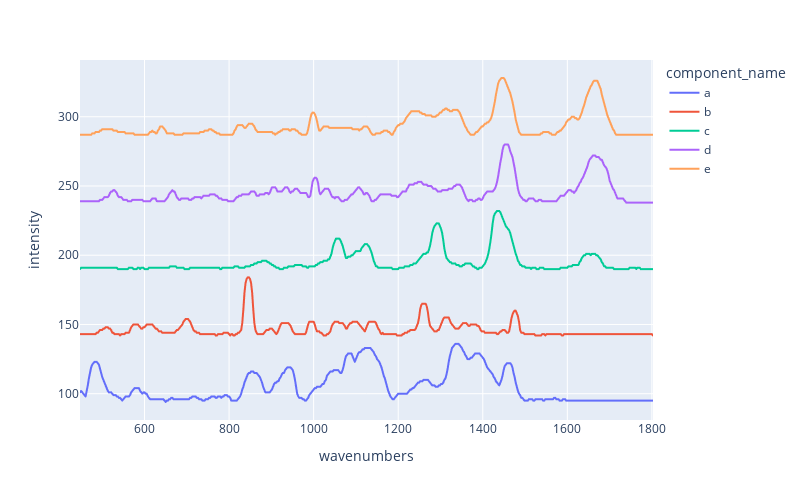

Write notebook code for a chart like this one.
### Markdown cell above
We can display the dataframe with the extracted traces.

### Code cell
px.line(traces_df, x='wavenumbers', y='intensity', color='component_name', height=500, width=800)

### Figure 1 — Plotly figure (JSON) as saved in the notebook; plotly's stock layout.template omitted (floating-point values rounded to 4 significant figures; data arrays with more than 128 entries replaced by an {"elided": "..."} marker saying what was removed)
{"data": [{"hovertemplate": "component_name=a<br>wavenumbers=%{x}<br>intensity=%{y}<extra></extra>", "legendgroup": "a", "line": {"color": "#636efa", "dash": "solid"}, "marker": {"symbol": "circle"}, "mode": "lines", "name": "a", "showlegend": true, "type": "scattergl", "x": {"elided": "519 float values"}, "xaxis": "x", "y": {"elided": "519 int values"}, "yaxis": "y"}, {"hovertemplate": "component_name=b<br>wavenumbers=%{x}<br>intensity=%{y}<extra></extra>", "legendgroup": "b", "line": {"color": "#EF553B", "dash": "solid"}, "marker": {"symbol": "circle"}, "mode": "lines", "name": "b", "showlegend": true, "type": "scattergl", "x": {"elided": "519 float values"}, "xaxis": "x", "y": {"elided": "519 int values"}, "yaxis": "y"}, {"hovertemplate": "component_name=c<br>wavenumbers=%{x}<br>intensity=%{y}<extra></extra>", "legendgroup": "c", "line": {"color": "#00cc96", "dash": "solid"}, "marker": {"symbol": "circle"}, "mode": "lines", "name": "c", "showlegend": true, "type": "scattergl", "x": {"elided": "519 float values"}, "xaxis": "x", "y": {"elided": "519 int values"}, "yaxis": "y"}, {"hovertemplate": "component_name=d<br>wavenumbers=%{x}<br>intensity=%{y}<extra></extra>", "legendgroup": "d", "line": {"color": "#ab63fa", "dash": "solid"}, "marker": {"symbol": "circle"}, "mode": "lines", "name": "d", "showlegend": true, "type": "scattergl", "x": {"elided": "519 float values"}, "xaxis": "x", "y": {"elided": "519 int values"}, "yaxis": "y"}, {"hovertemplate": "component_name=e<br>wavenumbers=%{x}<br>intensity=%{y}<extra></extra>", "legendgroup": "e", "line": {"color": "#FFA15A", "dash": "solid"}, "marker": {"symbol": "circle"}, "mode": "lines", "name": "e", "showlegend": true, "type": "scattergl", "x": {"elided": "519 float values"}, "xaxis": "x", "y": {"elided": "519 int values"}, "yaxis": "y"}], "layout": {"height": 500, "legend": {"title": {"text": "component_name"}, "tracegroupgap": 0}, "margin": {"t": 60}, "width": 800, "xaxis": {"anchor": "y", "autorange": true, "domain": [0, 1], "range": [447.4, 1803.0], "title": {"text": "wavenumbers"}, "type": "linear"}, "yaxis": {"anchor": "x", "autorange": true, "domain": [0, 1], "range": [81, 341], "title": {"text": "intensity"}, "type": "linear"}}}
